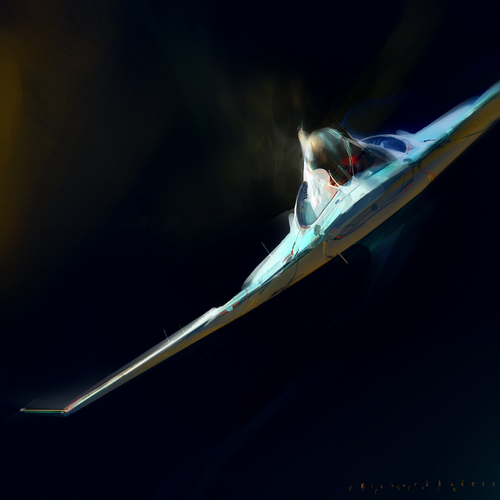
#> input picture space.jpg, 500 x 500 px
$ python 09_contours.py
#> lines starting #> are read from the running program, lines starting #| are printed output that depends on the picture; after the words box and inside, x2 and y2 are one past the last pixel; in counts of white or black regions, pixels touching at a corner belong together
import numpy as np
import cv2 as cv

im = cv.imread('space.jpg')
#> im is the input picture: shape (500, 500, 3); mean B, G, R 23.6, 16, 12.8
imCopy = im.copy()
imgray = cv.cvtColor(im, cv.COLOR_BGR2GRAY)
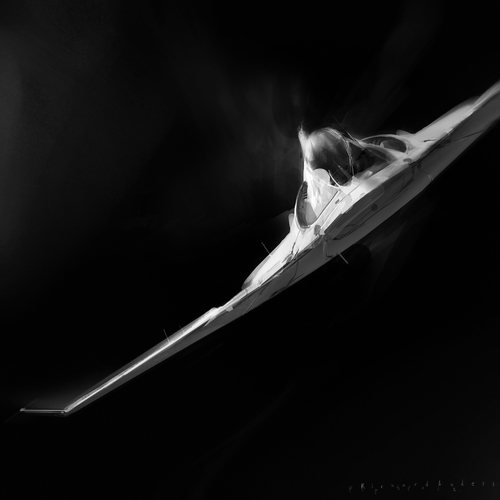
#> imgray: shape (500, 500); min 0, max 255, mean 15.8
ret, img = cv.threshold(imgray, 127, 255, 0)
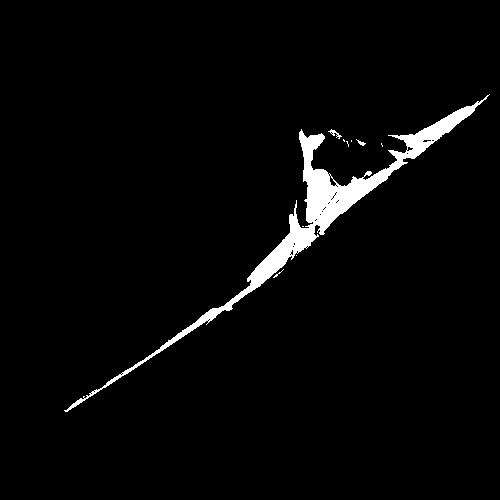
#> img: shape (500, 500); 3% white; 10 white regions (7 under 20 px)
# cv.imshow('img1', img)
contours, hierarchy = cv.findContours(img, cv.RETR_TREE, cv.CHAIN_APPROX_SIMPLE)
#> contours = 53 contours, 49 with area under 20; largest, box (x1, y1, x2, y2) and area: (64, 94, 490, 412) 6843, (329, 175, 337, 187) 41, (328, 129, 342, 139) 28, (406, 146, 414, 152) 20

# print(x[2])
cv.drawContours(imCopy, contours, -1, (0,255,0), 1)
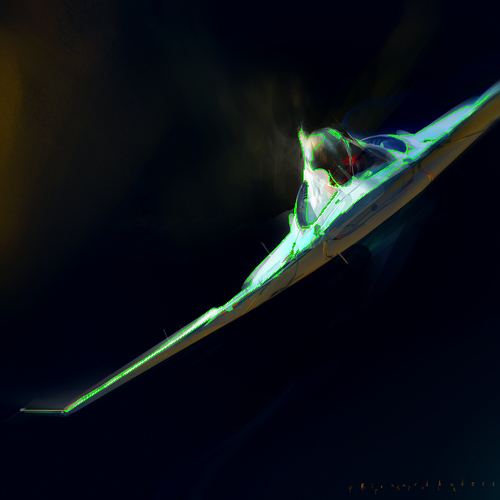
#> imCopy: shape (500, 500, 3); 0.61% of pixels changed, all inside (x1, y1, x2, y2) = (64, 94, 490, 412)
cv.imshow('img', imCopy)
cv.waitKey(0)
cv.destroyAllWindows()
